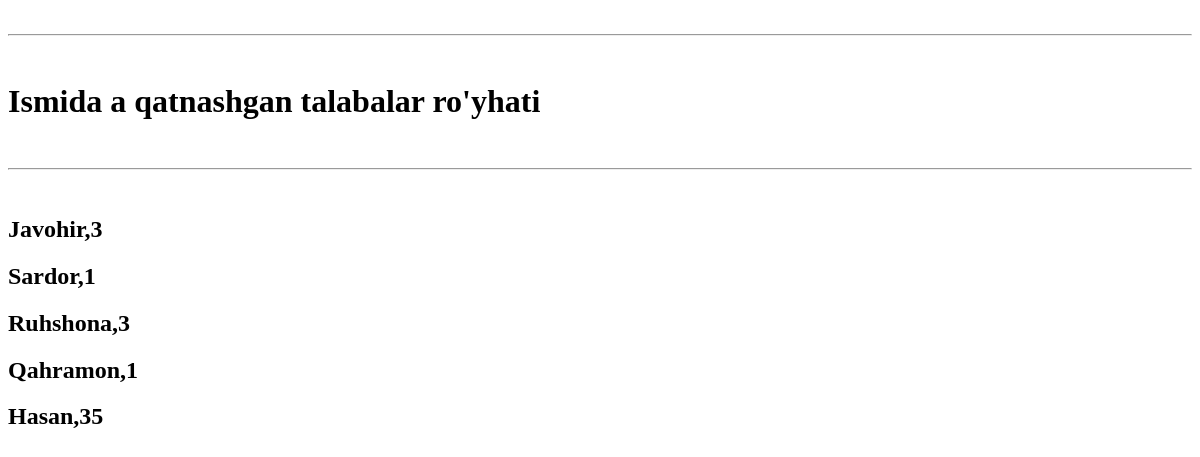
The app's page /a_talaba/, older data.
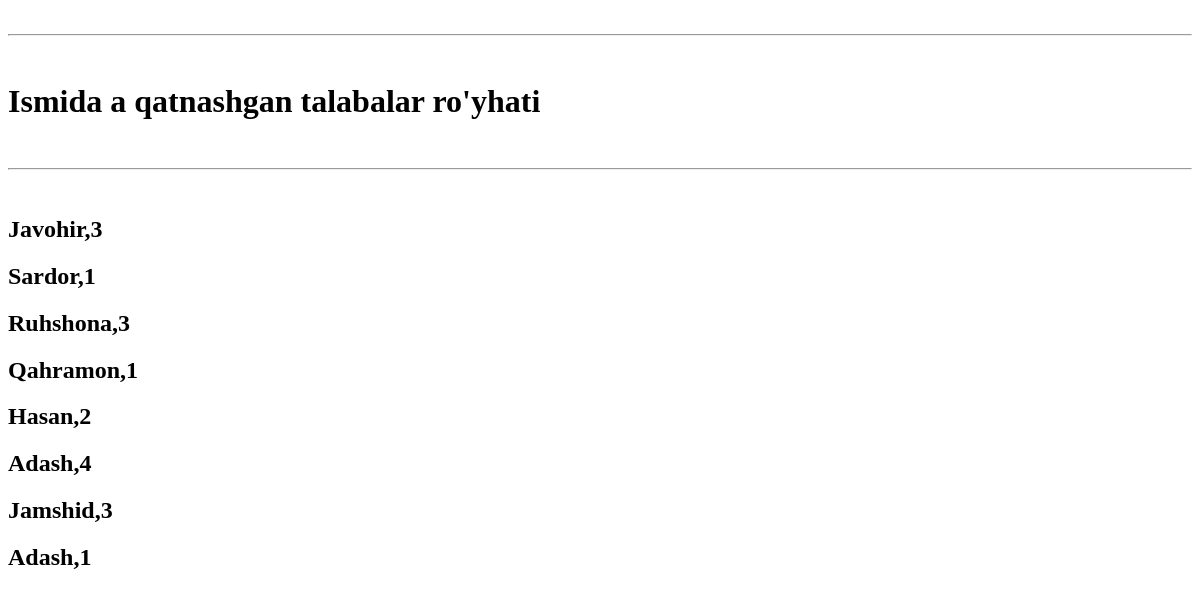
The same page, newer data.
### asosiy/models.py (models this page shows, shortened)
class Talaba(models.Model):
    ism = models.CharField(max_length=30)
    kurs = models.CharField(max_length=30,choices=TURLAR)
    kitob_nomi = models.CharField(max_length=30)

### asosiy/views.py (the view)
# urls.py: path('a_talaba/',a_talaba),
def a_talaba(request):
    data = {
        "students": Talaba.objects.filter(ism__contains='a')
    }
    return render(request, "a_student.html", data)

### templates/a_student.html (shortened to what this page needs)
<!DOCTYPE html>
<html lang="en">
<head>
</head>
<body>
<br>
<hr>
<br>
<h1>Ismida a qatnashgan  talabalar ro'yhati</h1>
<br>
<hr>
<br>
{% for talaba in students %}
    <h2>{{talaba.ism}},{{talaba.kurs}}
    {% endfor %}</h2>
</body>
</html>

Row changes from the older to the newer data that the page shows:
changed Talaba "Hasan": kurs "35" → "2"
added Talaba: ism "Adash", kurs "4"
added Talaba: ism "Jamshid", kurs "3"
added Talaba: ism "Adash", kurs "1"
